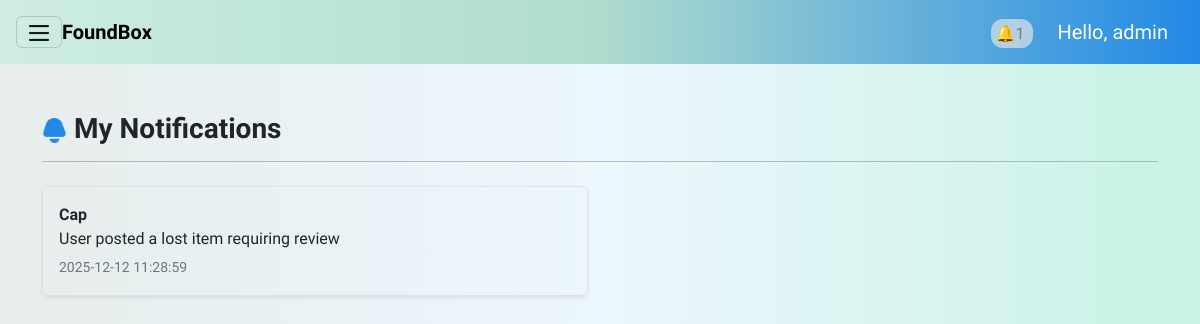
/interfaces/admin/notifications_admin.php (signed in), run on the app's committed database.
### tables this page shows
CREATE TABLE notifications (
            id INTEGER PRIMARY KEY AUTOINCREMENT,
            item_id INTEGER,
            user_id INTEGER,      -- sino nag triggered the notification
            notify_to INTEGER,    -- who should receive
            message TEXT,
            type TEXT,            -- 'to_admin' | 'to_user'
            status TEXT DEFAULT 'unread', -- unread | read | resolved
            created_at DATETIME DEFAULT CURRENT_TIMESTAMP
        );

CREATE TABLE items (
        id INTEGER PRIMARY KEY AUTOINCREMENT,
        user_id INTEGER NOT NULL,
        title TEXT NOT NULL,
        description TEXT,
        item_status TEXT NOT NULL,     -- 'lost' or 'found'
        category_id INTEGER,
        location_lost TEXT,
        location_found TEXT,
        date_lost_or_found DATE,
        current_location TEXT,
        image_path TEXT,
        created_at DATETIME DEFAULT CURRENT_TIMESTAMP,
        -- updated_at DATETIME DEFAULT CURRENT_TIMESTAMP,
        claimed_by_user_id INTEGER,
        claimed_at DATETIME,

        FOREIGN KEY (user_id) REFERENCES users(id) ON DELETE CASCADE,
        FOREIGN KEY (claimed_by_user_id) REFERENCES users(id) ON DELETE SET NULL,
        FOREIGN KEY (category_id) REFERENCES categories(id)
    );

### interfaces/admin/notifications_admin.php (the view, shortened to what this page needs)
<?php
$admin = $_SESSION["user"];
$db = get_db();
$adminNotifications = [];
$user_id = $_SESSION['user']['id'];
$q = $db->query("
    SELECT
        n.*,
        i.title AS item_title,
        i.description,
        i.image_path,
        i.item_status,
        i.location_lost,
        i.location_found,
        i.date_lost_or_found,
        c.name AS category_name,
        u.username AS posted_by
    FROM notifications n
    LEFT JOIN items i ON n.item_id = i.id
    LEFT JOIN categories c ON i.category_id = c.id
    LEFT JOIN users u ON i.user_id = u.id
    WHERE n.notify_to = $user_id AND n.status != 'resolved' AND  n.type = 'to_admin'
    ORDER BY n.created_at DESC
");
while($row = $q->fetchArray(SQLITE3_ASSOC)) {
    $adminNotifications[] = $row;
}
?>
<!DOCTYPE html>
<html lang="en">
<head>
    <link rel="stylesheet" href="../../reusable/header.css">
    <link rel="stylesheet" href="../../reusable/cards.css">
    <link rel="stylesheet" href="../../reusable/form.css">
    <link rel="stylesheet" href="../../reusable/hero.css">
    <link href="https://cdn.jsdelivr.net/npm/bootstrap@5.3.8/dist/css/bootstrap.min.css" rel="stylesheet">
</head>
<body>
    <nav class="navbar p-3 sticky-top">
        <button class="navbar-toggler" type="button" data-bs-toggle="offcanvas"
                data-bs-target="#offcanvasWithBothOptions" aria-controls="offcanvasWithBothOptions"
                aria-expanded="false" aria-label="Toggle navigation">
            <img src="/assets/hamburger.png" alt="hamburger icon" width="20px" height="20px">
        </button>
        <strong><a class="navbar-brand me-auto d-none d-md-inline" href="#">Found<span class = "Box">Box</a></strong>
        <?php
        $adminId = $_SESSION['user']['id'];
        $notifCount = $db->querySingle("
            SELECT COUNT(*)
            FROM notifications
            WHERE status = 'unread' AND notify_to = $adminId AND type = 'to_admin'
        ");
        ?>
        <div class = "ms-auto">
            <a href="notifications_admin.php" class="notif mx-4">
                🔔<?= $notifCount ?>
            </a>
            <a class="navbar-brand text-white" href="#">Hello, <?php echo htmlspecialchars($admin["username"]); ?></a>
    </nav>
    <div class="container mt-5">
        <div class="notifications row">
            <div class="col-12">
                <h3><strong>
                    <img src="/assets/bell.png" alt="bell" style="width:25px">
                    My Notifications
                </strong></h3>
                <hr>
            </div>
            <?php if (empty($adminNotifications)): ?>
                <div class="col-12">
                    <p class="text-muted">No notifications yet.</p>
                </div>
            <?php else: ?>
                <?php foreach ($adminNotifications as $note): ?>
                    <div class="col-md-6">
                        <a href="../admin/dashboard_admin.php#item-<?= $note['item_id']; ?>"
                           class="text-decoration-none text-dark">
                            <div class="notificationCard p-3 my-2 border rounded shadow-sm w-100">
                                <strong><?= htmlspecialchars($note['item_title']); ?></strong>
                                <p class="mb-1">
                                    <?= htmlspecialchars($note['message']); ?>
                                </p>
                                <small class="text-secondary">
                                    <?= $note["created_at"]; ?>
                                </small>
                            </div>
                        </a>
                    </div>
                <?php endforeach; ?>
            <?php endif; ?>
        </div>
    </div>
    </body>
</html>

### reusable/header.css (style rules this page uses)
:root { --color-primary-gradient: linear-gradient(to right, #ceede3,#afdccd, #2289e6); --blue-primary: #2289e6; --button: #afdccd; --button-hover: #ceede3; --bg: #f8f8f8; --gray-text: #7b7979; --lost-color: #ff0000; --found-color: #2289e6; --claimed-color: #558d57; --pending-color: #ffa629; }
* { font-family: "Plus Jakarta Sans", sans-serif; }
body { margin: 0; height: 100vh; background:linear-gradient(to right, #e7edeb 0%, #ecf6fe 50%, #c7f2e4 100%); background-attachment: fixed; }
.navbar .navbar-brand, .navbar .navbar-text, .navbar .notif { white-space: nowrap !important; }
.navbar .navbar-toggler { flex: 0 0 auto !important; }
.navbar .ms-auto { margin-left: auto !important; }
.navbar-brand { font-size: 20px !important; }
nav { background: var(--color-primary-gradient); }
.notif { color: var(--gray-text) !important; text-decoration: none; padding: 5px; background-color: rgba(234, 234, 234, 0.639); border-radius: 12px; }

### reusable/cards.css (style rules this page uses)
:root { --color-primary: #2289e6; --color-ui-accent: #afdccd; --color-ui-surface: #f8f8f8; --gray-text: #7b7979; --lost-color: #ff0000; --found-color: #2289e6; --claimed-color: #558d57; --pending-color: #ffa629; }
.notificationCard { transition: 0.2s ease; border-left: 8px solid var(--color-primary) !important; border-radius: 0 15px; box-shadow: 0 8px 20px rgba(0,0,0,0.25); }

### reusable/form.css (style rules this page uses)
:root { --color-primary: #2289e6; --color-ui-accent: #afdccd; --color-ui-surface: #f8f8f8; --lost-color: #ff0000; --found-color: #2289e6; --claimed-color: #558d57; --pending-color: #ffa629; }

### reusable/hero.css (style rules this page uses)
:root { --color-primary-gradient: linear-gradient(to right, #ceede3,#afdccd, #2289e6); --blue-primary: #2289e6; --button: #afdccd; --button-hover: #ceede3; --bg: #f8f8f8; --gray-text: #7b7979; --lost-color: #ff0000; --found-color: #2289e6; --claimed-color: #558d57; --pending-color: #ffa629; }

### data on the page
notifications: item.title "Cap", message "User posted a lost item requiring review", created_at "2025-12-12 11:28:59"

### other printed values
$notifCount "1"
$admin["username"] "admin"
